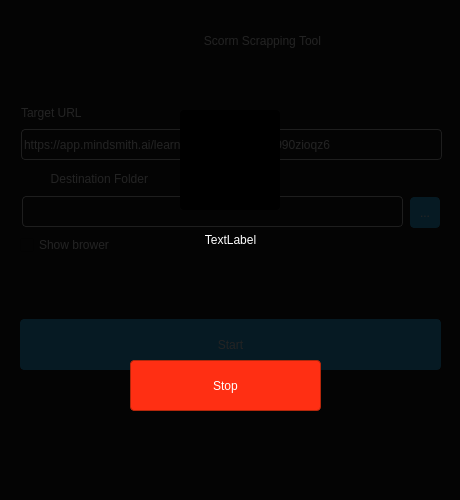
<?xml version="1.0" encoding="UTF-8"?>
<ui version="4.0">
 <class>MainWindow</class>
 <widget class="QMainWindow" name="MainWindow">
  <property name="geometry">
   <rect>
    <x>0</x>
    <y>0</y>
    <width>460</width>
    <height>500</height>
   </rect>
  </property>
  <property name="windowTitle">
   <string>SST</string>
  </property>
  <property name="styleSheet">
   <string notr="true">QWidget{
	background-color: rgb(30, 30, 30);
}

QPushButton {
    border:1px solid;
	border-radius:4px;
	color: rgb(255, 255, 255);
	font: 14pt &quot;Segoe UI&quot;;
	border-color: rgb(47, 189, 255);
	background-color: rgb(47, 189, 255);
 }

 QPushButton:pressed {
	background-color: rgb(39, 162, 229);
 }

 QPushButton:flat {
     border: none; /* no border for a flat push button */
 }



 QPushButton:default {
     border-color: navy; /* make the default button prominent */
 }

QLabel {
	color: rgb(255, 255, 255);
	font: 12pt &quot;Segoe UI&quot;;
	border:0px;	
}
QCheckBox{
	color: rgb(255, 255, 255);
	font: 10pt &quot;Segoe UI&quot;;
}
QLineEdit{
	border:1px solid;
	border-radius:4px;
	color: rgb(255, 255, 255);
	font: 15pt &quot;Segoe UI&quot;;
	border-color: rgb(215, 215, 215);
}
QLineEdit:focus {
	border-color: rgb(47, 189, 255);
}
</string>
  </property>
  <widget class="QWidget" name="centralwidget">
   <widget class="QPushButton" name="btnStart">
    <property name="geometry">
     <rect>
      <x>20</x>
      <y>319</y>
      <width>421</width>
      <height>51</height>
     </rect>
    </property>
    <property name="minimumSize">
     <size>
      <width>0</width>
      <height>40</height>
     </size>
    </property>
    <property name="text">
     <string>Start</string>
    </property>
   </widget>
   <widget class="QLineEdit" name="lnTargetURL">
    <property name="enabled">
     <bool>true</bool>
    </property>
    <property name="geometry">
     <rect>
      <x>21</x>
      <y>129</y>
      <width>421</width>
      <height>31</height>
     </rect>
    </property>
    <property name="sizePolicy">
     <sizepolicy hsizetype="Minimum" vsizetype="Fixed">
      <horstretch>0</horstretch>
      <verstretch>0</verstretch>
     </sizepolicy>
    </property>
    <property name="styleSheet">
     <string notr="true"/>
    </property>
    <property name="text">
     <string>https://app.mindsmith.ai/learn/clur9fs9h000gju0990zioqz6</string>
    </property>
    <property name="alignment">
     <set>Qt::AlignLeading|Qt::AlignLeft|Qt::AlignVCenter</set>
    </property>
    <property name="placeholderText">
     <string/>
    </property>
   </widget>
   <widget class="QLabel" name="label_5">
    <property name="geometry">
     <rect>
      <x>21</x>
      <y>102</y>
      <width>120</width>
      <height>21</height>
     </rect>
    </property>
    <property name="sizePolicy">
     <sizepolicy hsizetype="Fixed" vsizetype="Fixed">
      <horstretch>0</horstretch>
      <verstretch>0</verstretch>
     </sizepolicy>
    </property>
    <property name="minimumSize">
     <size>
      <width>120</width>
      <height>0</height>
     </size>
    </property>
    <property name="styleSheet">
     <string notr="true"/>
    </property>
    <property name="text">
     <string>Target URL</string>
    </property>
    <property name="alignment">
     <set>Qt::AlignLeading|Qt::AlignLeft|Qt::AlignVCenter</set>
    </property>
   </widget>
   <widget class="QLineEdit" name="lnDestFolder">
    <property name="enabled">
     <bool>true</bool>
    </property>
    <property name="geometry">
     <rect>
      <x>22</x>
      <y>196</y>
      <width>381</width>
      <height>31</height>
     </rect>
    </property>
    <property name="sizePolicy">
     <sizepolicy hsizetype="Minimum" vsizetype="Fixed">
      <horstretch>0</horstretch>
      <verstretch>0</verstretch>
     </sizepolicy>
    </property>
    <property name="styleSheet">
     <string notr="true"/>
    </property>
    <property name="text">
     <string/>
    </property>
    <property name="alignment">
     <set>Qt::AlignLeading|Qt::AlignLeft|Qt::AlignVCenter</set>
    </property>
    <property name="placeholderText">
     <string/>
    </property>
   </widget>
   <widget class="QLabel" name="label_6">
    <property name="geometry">
     <rect>
      <x>21</x>
      <y>168</y>
      <width>127</width>
      <height>21</height>
     </rect>
    </property>
    <property name="sizePolicy">
     <sizepolicy hsizetype="Fixed" vsizetype="Fixed">
      <horstretch>0</horstretch>
      <verstretch>0</verstretch>
     </sizepolicy>
    </property>
    <property name="minimumSize">
     <size>
      <width>120</width>
      <height>0</height>
     </size>
    </property>
    <property name="styleSheet">
     <string notr="true"/>
    </property>
    <property name="text">
     <string>Destination Folder</string>
    </property>
    <property name="alignment">
     <set>Qt::AlignRight|Qt::AlignTrailing|Qt::AlignVCenter</set>
    </property>
   </widget>
   <widget class="QPushButton" name="btnFileDlg">
    <property name="geometry">
     <rect>
      <x>410</x>
      <y>197</y>
      <width>30</width>
      <height>31</height>
     </rect>
    </property>
    <property name="sizePolicy">
     <sizepolicy hsizetype="Fixed" vsizetype="Fixed">
      <horstretch>200</horstretch>
      <verstretch>0</verstretch>
     </sizepolicy>
    </property>
    <property name="minimumSize">
     <size>
      <width>30</width>
      <height>0</height>
     </size>
    </property>
    <property name="styleSheet">
     <string notr="true"/>
    </property>
    <property name="text">
     <string>...</string>
    </property>
   </widget>
   <widget class="QCheckBox" name="chkShowBrowser">
    <property name="geometry">
     <rect>
      <x>20</x>
      <y>235</y>
      <width>161</width>
      <height>20</height>
     </rect>
    </property>
    <property name="text">
     <string>Show brower</string>
    </property>
   </widget>
   <widget class="QLabel" name="label_7">
    <property name="geometry">
     <rect>
      <x>130</x>
      <y>30</y>
      <width>191</width>
      <height>21</height>
     </rect>
    </property>
    <property name="sizePolicy">
     <sizepolicy hsizetype="Fixed" vsizetype="Fixed">
      <horstretch>0</horstretch>
      <verstretch>0</verstretch>
     </sizepolicy>
    </property>
    <property name="minimumSize">
     <size>
      <width>120</width>
      <height>0</height>
     </size>
    </property>
    <property name="styleSheet">
     <string notr="true"/>
    </property>
    <property name="text">
     <string>Scorm Scrapping Tool</string>
    </property>
    <property name="alignment">
     <set>Qt::AlignRight|Qt::AlignTrailing|Qt::AlignVCenter</set>
    </property>
   </widget>
   <widget class="QFrame" name="frmLoading">
    <property name="geometry">
     <rect>
      <x>0</x>
      <y>0</y>
      <width>461</width>
      <height>501</height>
     </rect>
    </property>
    <property name="styleSheet">
     <string notr="true">QFrame{
	background-color: rgba(0, 0, 0, 220);
}</string>
    </property>
    <widget class="QPushButton" name="btnStop">
     <property name="geometry">
      <rect>
       <x>130</x>
       <y>360</y>
       <width>191</width>
       <height>51</height>
      </rect>
     </property>
     <property name="styleSheet">
      <string notr="true">QPushButton {
    border:1px solid;
	border-radius:4px;
	color: rgb(255, 255, 255);
	font: 14pt &quot;Segoe UI&quot;;
	border-color: rgb(180, 39, 11);
	background-color: rgb(47, 189, 255);
	
	background-color: rgb(255, 47, 19);
 }

 QPushButton:pressed {
	background-color: rgb(170, 24, 19);
 }</string>
     </property>
     <property name="text">
      <string>Stop</string>
     </property>
    </widget>
    <widget class="QGraphicsView" name="imgLoading">
     <property name="geometry">
      <rect>
       <x>180</x>
       <y>110</y>
       <width>100</width>
       <height>100</height>
      </rect>
     </property>
     <property name="styleSheet">
      <string notr="true">border:0px;
background-color: rgb(0, 0, 0);
border-radius:4px;</string>
     </property>
    </widget>
    <widget class="QLabel" name="txtProcess">
     <property name="geometry">
      <rect>
       <x>20</x>
       <y>230</y>
       <width>421</width>
       <height>20</height>
      </rect>
     </property>
     <property name="styleSheet">
      <string notr="true">background-color: rgba(255, 255, 255, 0);</string>
     </property>
     <property name="text">
      <string>TextLabel</string>
     </property>
     <property name="alignment">
      <set>Qt::AlignCenter</set>
     </property>
    </widget>
   </widget>
  </widget>
 </widget>
 <resources/>
 <connections/>
</ui>
